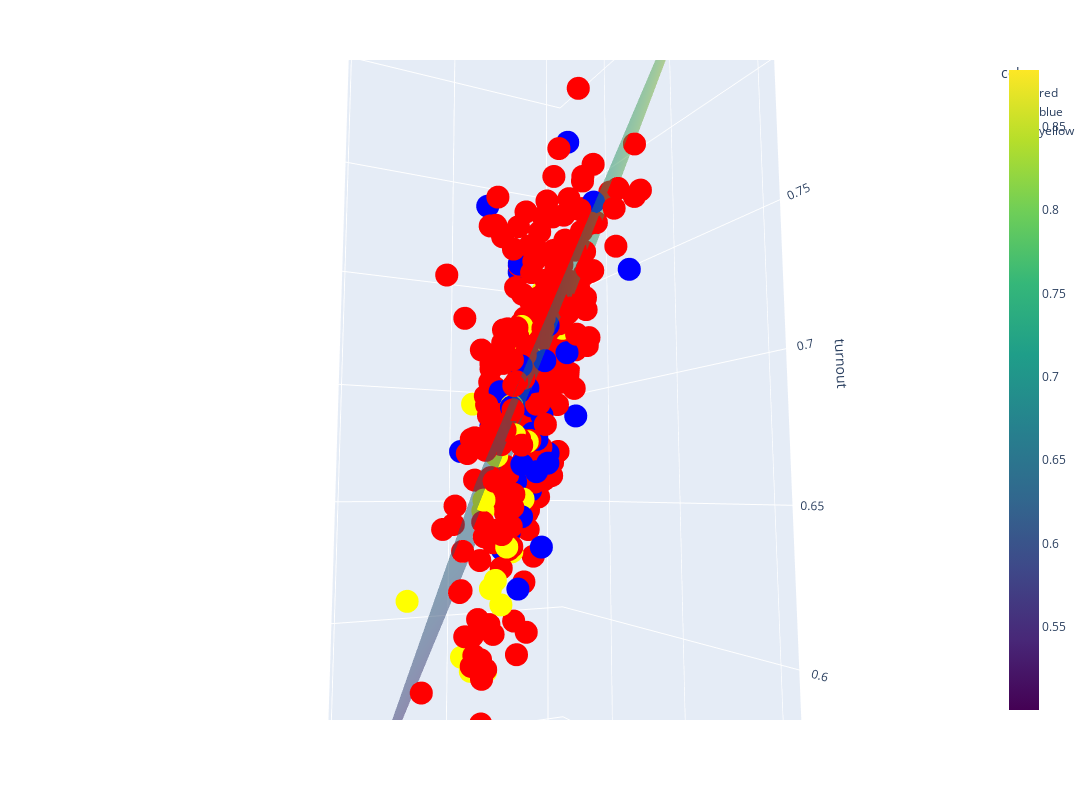

The cell this chart's notebook holds for it:
### Code cell
import pandas as pd
import matplotlib.pyplot as plt
import geopandas as gpd
import numpy as np
from mpl_toolkits.mplot3d import Axes3D
import plotly.graph_objs as go
import plotly.express as px
from sklearn.metrics import mean_squared_error
from sklearn.model_selection import train_test_split, KFold, cross_val_score
from sklearn.linear_model import LinearRegression
from sklearn.metrics import mean_squared_error
import math

df_second_sheet = pd.read_excel('population_by_age.xlsx', sheet_name=1)
f_df = df_second_sheet.loc[df_second_sheet['age'] == '0 to 17']
f_df = f_df.reset_index(drop=True)
f_df = f_df.iloc[:, [0, 8]]

filtered_df = df_second_sheet[df_second_sheet['age'].isin(['18 to 24'])]
new_df = filtered_df.groupby('con_code')['con_pc'].sum().reset_index()
new_df['con_pc'] = new_df['con_pc'] / (1.0 - f_df['con_pc'])
new_df.columns = ['pcon19cd', 'young_percentage 18-24']

filtered_df1 = df_second_sheet[df_second_sheet['age'].isin(['25 to 34'])]
new_df1 = filtered_df1.groupby('con_code')['con_pc'].sum().reset_index()
new_df1['con_pc'] = new_df1['con_pc'] / (1.0 - f_df['con_pc'])
new_df1.columns = ['pcon19cd', 'young_percentage 25-34']

filtered_df2 = df_second_sheet[df_second_sheet['age'].isin(['35 to 49'])]
new_df2 = filtered_df2.groupby('con_code')['con_pc'].sum().reset_index()
new_df2['con_pc'] = new_df2['con_pc'] / (1.0 - f_df['con_pc'])
new_df2.columns = ['pcon19cd', 'young_percentage 35-49']

filtered_df3 = df_second_sheet[df_second_sheet['age'].isin(['50 to 64'])]
new_df3 = filtered_df3.groupby('con_code')['con_pc'].sum().reset_index()
new_df3['con_pc'] = new_df3['con_pc'] / (1.0 - f_df['con_pc'])
new_df3.columns = ['pcon19cd', 'young_percentage 50-64']

file_path = "HoC-GE2019-results-by-constituency.csv"
df = pd.read_csv(file_path)
df['Country name']= df.iloc[:, 5].replace({'England':'red', 'Wales':'yellow', 'Scotland':'blue', 'Northern Ireland':'green'})
df = df.sort_values(by=df.columns[0])
df = df[df['Constituency type'] == 'County']
df = df[df['Country name'].isin(['red', 'yellow', 'blue'])]
df = df[df['Region name'] != 'London']
unique_values = df['Country name'].unique()
print(unique_values)
unique_values = df['Region name'].unique()
print(unique_values)
df = df.reset_index(drop=True)

new_df = new_df.sort_values(by=new_df.columns[0])
new_df = new_df[new_df.iloc[:, 0].isin(df.iloc[:, 0])]
new_df = new_df.reset_index(drop=True)
young = new_df['young_percentage 18-24']

new_df1 = new_df1.sort_values(by=new_df1.columns[0])
new_df1 = new_df1[new_df1.iloc[:, 0].isin(df.iloc[:, 0])]
new_df1 = new_df1.reset_index(drop=True)
young1 = new_df1['young_percentage 25-34']

new_df2 = new_df2.sort_values(by=new_df2.columns[0])
new_df2 = new_df2[new_df2.iloc[:, 0].isin(df.iloc[:, 0])]
new_df2 = new_df2.reset_index(drop=True)
young2 = new_df2['young_percentage 35-49']

new_df3 = new_df3.sort_values(by=new_df3.columns[0])
new_df3 = new_df3[new_df3.iloc[:, 0].isin(df.iloc[:, 0])]
new_df3 = new_df3.reset_index(drop=True)
young3 = new_df3['young_percentage 50-64']





#younger = pd.concat([young, young1], axis=1)
younger = pd.concat([young1, young2], axis=1)
#younger = pd.concat([younger, young3], axis=1)
print(younger)
x_values = df.iloc[:, 14]  
y_values = df.iloc[:, 15] 
z_values = y_values/x_values


fig = px.scatter_3d(x=younger.iloc[:, 0], y=younger.iloc[:, 1], z=z_values, color=df['Country name'], 
                    color_discrete_sequence=['red', 'blue','yellow'], size_max=0.1, width=1200, height=800)



fig.update_layout(scene=dict(xaxis_title=younger.columns[0], yaxis_title=younger.columns[1], zaxis_title='turnout'))

x_train, x_test, y_train, y_test = train_test_split(younger, z_values, test_size=0.20, random_state = 30)

model = LinearRegression()
model.fit(x_train, y_train)
a = model.coef_
b = model.intercept_

coef = model.coef_
intercept = model.intercept_
x_grid, y_grid = np.meshgrid(np.linspace(x_train.iloc[:, 0].min(), x_train.iloc[:, 0].max(), 100),
                             np.linspace(x_train.iloc[:, 1].min(), x_train.iloc[:, 1].max(), 100))
z_plane = coef[0] * x_grid + coef[1] * y_grid + intercept
fig.add_trace(go.Surface(x=x_grid, y=y_grid, z=z_plane, opacity=0.5, colorscale='viridis'))
fig.show()  

print(f"\n\na = {a} b = {b}")
score = model.score(x_test, y_test)
print(f" Оценка производительности модели на тестовой выборке: {score}")

y_pred = model.predict(x_test)
mse = mean_squared_error(y_test, y_pred)
rmse = math.sqrt(mse)
print("Квадратный корень из среднеквадратичной ошибки (RMSE):", rmse)

absolute_deviation = np.abs(y_pred - y_test)
mean_absolute_deviation = np.mean(absolute_deviation)
print("Среднее абсолютное отклонение:", mean_absolute_deviation)
kf = KFold(n_splits=5, shuffle=True, random_state=42)
cv_scores = -cross_val_score(model, x_train, y_train, cv=kf, scoring='neg_mean_squared_error')
cv_rmse_scores = np.sqrt(cv_scores)
for i, score in enumerate(cv_rmse_scores):
    print(f"Квадратный корень из MSE для фолда {i+1}: {score}")
print("Средний квадратный корень из MSE:", np.mean(cv_rmse_scores))

### Figure 1 — Plotly figure (JSON) as saved in the notebook; plotly's stock layout.template omitted (floating-point values rounded to 4 significant figures; data arrays with more than 128 entries replaced by an {"elided": "..."} marker saying what was removed)
{"data": [{"hovertemplate": "color=red<br>x=%{x}<br>y=%{y}<br>z=%{z}<extra></extra>", "legendgroup": "red", "marker": {"color": "red", "symbol": "circle"}, "mode": "markers", "name": "red", "scene": "scene", "showlegend": true, "type": "scatter3d", "x": {"elided": "277 float values"}, "y": {"elided": "277 float values"}, "z": {"elided": "277 float values"}}, {"hovertemplate": "color=blue<br>x=%{x}<br>y=%{y}<br>z=%{z}<extra></extra>", "legendgroup": "blue", "marker": {"color": "blue", "symbol": "circle"}, "mode": "markers", "name": "blue", "scene": "scene", "showlegend": true, "type": "scatter3d", "x": [0.1586, 0.1349, 0.1149, 0.131, 0.1418, 0.1149, 0.1232, 0.1335, 0.1511, 0.1277, 0.11, 0.1597, 0.1199, 0.1454, 0.1405, 0.1236, 0.1132, 0.1494, 0.1521, 0.146, 0.1425, 0.1451, 0.1518, 0.1497, 0.1394, 0.1551, 0.1603, 0.1618, 0.1414, 0.1289, 0.1264, 0.1275, 0.1397, 0.1621, 0.1698, 0.1445, 0.1211, 0.1565, 0.1214, 0.1581], "y": [0.2465, 0.2143, 0.1926, 0.1968, 0.2314, 0.1964, 0.2014, 0.2057, 0.2322, 0.1903, 0.1956, 0.2509, 0.2141, 0.2272, 0.2347, 0.2409, 0.2074, 0.2424, 0.2193, 0.2591, 0.2105, 0.2408, 0.2246, 0.2309, 0.2272, 0.2621, 0.253, 0.2477, 0.2226, 0.1964, 0.1799, 0.219, 0.2199, 0.2386, 0.2202, 0.2177, 0.2038, 0.2132, 0.2618, 0.2213], "z": [0.6213, 0.675, 0.7223, 0.6474, 0.634, 0.7132, 0.6703, 0.6672, 0.6914, 0.6896, 0.7193, 0.6977, 0.8026, 0.6936, 0.7171, 0.7664, 0.6859, 0.6614, 0.6326, 0.7022, 0.6582, 0.7022, 0.6392, 0.6452, 0.6834, 0.6637, 0.6635, 0.6836, 0.6873, 0.6549, 0.7533, 0.7339, 0.677, 0.69, 0.6692, 0.7448, 0.7352, 0.7685, 0.7344, 0.6786]}, {"hovertemplate": "color=yellow<br>x=%{x}<br>y=%{y}<br>z=%{z}<extra></extra>", "legendgroup": "yellow", "marker": {"color": "yellow", "symbol": "circle"}, "mode": "markers", "name": "yellow", "scene": "scene", "showlegend": true, "type": "scatter3d", "x": [0.1259, 0.1362, 0.1581, 0.1591, 0.1484, 0.1256, 0.1594, 0.1603, 0.1712, 0.1183, 0.198, 0.1745, 0.1596, 0.1222, 0.1224, 0.1401, 0.1172, 0.1438, 0.1265, 0.117, 0.1348, 0.1283, 0.1205, 0.1158, 0.1436, 0.1678, 0.1656, 0.1663, 0.1606, 0.1594, 0.1652, 0.16, 0.1612, 0.1499], "y": [0.1939, 0.2095, 0.24, 0.2444, 0.2198, 0.2187, 0.2293, 0.223, 0.2269, 0.2002, 0.2468, 0.2537, 0.2068, 0.1898, 0.1907, 0.2036, 0.1823, 0.2236, 0.1864, 0.1681, 0.195, 0.1968, 0.1961, 0.182, 0.2196, 0.2268, 0.2322, 0.2186, 0.2325, 0.2342, 0.2309, 0.2402, 0.2291, 0.2311], "z": [0.7039, 0.7033, 0.685, 0.6742, 0.6318, 0.7202, 0.6226, 0.5897, 0.5964, 0.7484, 0.6196, 0.6516, 0.6887, 0.7129, 0.6966, 0.6569, 0.6746, 0.6733, 0.6983, 0.7113, 0.7117, 0.7119, 0.7141, 0.7446, 0.6515, 0.5913, 0.5725, 0.5956, 0.6672, 0.6146, 0.6475, 0.6351, 0.6198, 0.7164]}, {"colorscale": [[0, "#440154"], [0.1111, "#482878"], [0.2222, "#3e4989"], [0.3333, "#31688e"], [0.4444, "#26828e"], [0.5556, "#1f9e89"], [0.6667, "#35b779"], [0.7778, "#6ece58"], [0.8889, "#b5de2b"], [1, "#fde725"]], "opacity": 0.5, "type": "surface", "x": {"elided": "100x100 float values"}, "y": {"elided": "100x100 float values"}, "z": {"elided": "100x100 float values"}}], "layout": {"height": 800, "legend": {"title": {"text": "color"}, "tracegroupgap": 0}, "margin": {"t": 60}, "scene": {"aspectmode": "auto", "aspectratio": {"x": 0.5787, "y": 0.7995, "z": 2.162}, "camera": {"center": {"x": 0, "y": 0, "z": 0}, "eye": {"x": 0.7011, "y": 1.407, "z": -0.2002}, "projection": {"type": "perspective"}, "up": {"x": 0, "y": 0, "z": 1}}, "domain": {"x": [0, 1], "y": [0, 1]}, "xaxis": {"title": {"text": "young_percentage 25-34"}, "type": "linear"}, "yaxis": {"title": {"text": "young_percentage 35-49"}, "type": "linear"}, "zaxis": {"title": {"text": "turnout"}, "type": "linear"}}, "width": 1200}}
